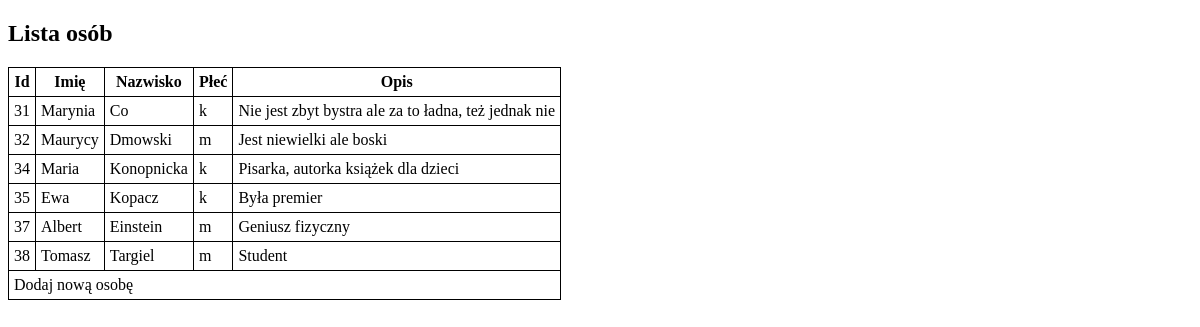
The page / on the database its author committed.
### tables this page shows
CREATE TABLE osoby
		(id integer primary key autoincrement,
		 imie char(20),
		nazwisko char(40),
		plec char(1),
		opis text
		);

### osoba_tabela.php (the view)
<?php
include "baza.php";
$wynik = $baza->query("select * from osoby");
echo "<table>";
echo "<h2>Lista osób</h2>";
echo "<tr><th>Id<th>Imię</th><th>Nazwisko</th><th>Płeć</th><th>Opis</th>";
while ($r = $wynik->fetchArray()) {
	echo "<tr onclick=\"location='?id=$r[id]'\">
			<td>$r[id]</td>
			<td>$r[imie]</td>
			<td>$r[nazwisko]</td>
			<td>$r[plec]</td>
			<td>$r[opis]</td></tr>";
}
echo "<tr onclick=\"location='?id=dodaj'\"><td colspan=5>Dodaj nową osobę</td></tr>";
echo "</table>";

### index.php (shortened to what this page needs)
<!DOCTYPE html>
<html>
<head>
</head>
<body>
	<?php
	if ($_GET) {
		if ($_GET['id'] == 'dodaj')
			include("osoba_dodaj.php");
		else
    if (intval($_GET['id']))
			include "osoba_edit.php";
	} else {
		include "osoba_tabela.php";
	}
	?>
</body>
</html>

### index.php (style rules this page uses)
h2 { clear: both }
table th, table td { border: 1px solid; padding: 5px }
table { border-collapse: collapse }

### rows shown on the page
osoby: id "31", imie "Marynia", nazwisko "Co", plec "k", opis "Nie jest zbyt bystra ale za to ładna, też jednak nie"
osoby: id "32", imie "Maurycy", nazwisko "Dmowski", plec "m", opis "Jest niewielki ale boski"
osoby: id "34", imie "Maria", nazwisko "Konopnicka", plec "k", opis "Pisarka, autorka książek dla dzieci"
osoby: id "35", imie "Ewa", nazwisko "Kopacz", plec "k", opis "Była premier"
osoby: id "37", imie "Albert", nazwisko "Einstein", plec "m", opis "Geniusz fizyczny"
osoby: id "38", imie "Tomasz", nazwisko "Targiel", plec "m", opis "Student"
